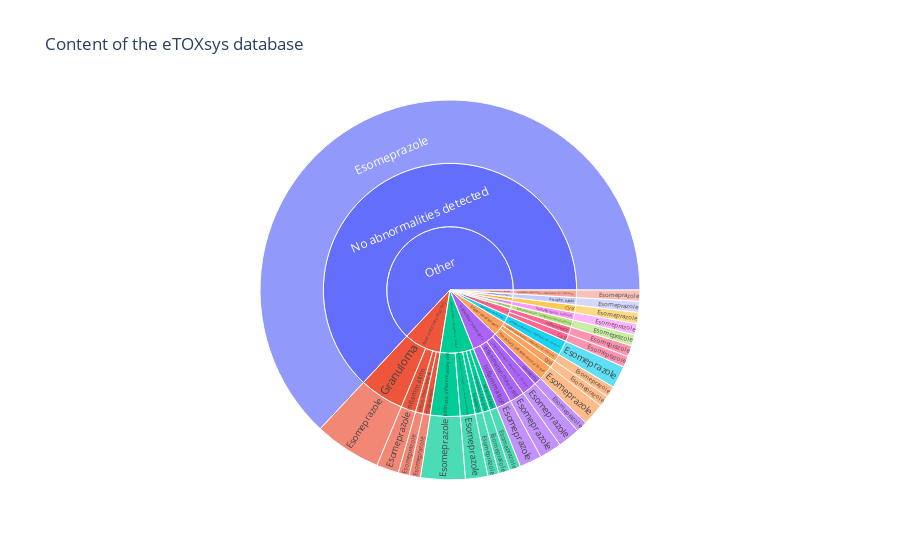

Notebook source saved alongside this figure:
### Markdown cell above
# 6. Visualize the data using a heatmap

Using seaborn to visualize the content of the various databases. Note that we have to think about ways to easier compare the various results.

### Code cell
services = api.Services().get()

def get_service_name(id):
    for service in services:
        if service['address'].lower().startswith('/' + id.lower()):
            return service['description']

    
i = 1
#for source in system.keys():
if True:
    source = 'etoxsyspa'
    title = get_service_name(source)
    data = dict(socs=[], findings=[], compounds=[], values=[])
    for study in studies:
        if source.startswith(study['source'].lower()):
            if study['FINDING']['finding'] is not None:                 
                data['socs'].append(study['FINDING']['__soc'])
                data['findings'].append(study['FINDING']['finding'])
                data['compounds'].append(study['COMPOUND']['name'])
                data['values'].append(study['FINDING']['count'])
    print(len(data['values']))
    fig=px.sunburst(data, path=['socs', 'findings', 'compounds'], values='values', title=title)
    fig.show()

### Figure 1 — Plotly figure (JSON) as saved in the notebook; plotly's stock layout.template omitted (floating-point values rounded to 4 significant figures)
{"data": [{"branchvalues": "total", "domain": {"x": [0, 1], "y": [0, 1]}, "hovertemplate": "labels=%{label}<br>value=%{value}<br>parent=%{parent}<br>id=%{id}<extra></extra>", "ids": ["Endocrine disorders/Accessory, adrenal cortical tissue/Esomeprazole", "Respiratory, thoracic and mediastinal disorders/Aggregation, alveolar macrophages: terminal bronchioles/alveoli/Esomeprazole", "Reproductive system and breast disorders/Atrophy, tubule/Esomeprazole", "Endocrine disorders/Cyst/Esomeprazole", "General disorders and administration site conditions/Cyst/Esomeprazole", "Neoplasms benign, malignant and unspecified (incl cysts and polyps)/Cyst/Esomeprazole", "Hepatobiliary disorders/Granuloma/Esomeprazole", "Renal and urinary disorders/Granuloma/Esomeprazole", "Respiratory, thoracic and mediastinal disorders/Granuloma/Esomeprazole", "Respiratory, thoracic and mediastinal disorders/Granuloma, parasitic/Esomeprazole", "Renal and urinary disorders/Infiltrate, inflammatory cell/Esomeprazole", "Respiratory, thoracic and mediastinal disorders/Infiltrate, inflammatory cell/Esomeprazole", "General disorders and administration site conditions/Inflammation/Esomeprazole", "Hepatobiliary disorders/Inflammation/Esomeprazole", "Renal and urinary disorders/Inflammation/Esomeprazole", "Eye disorders/Inflammation, lymphohistioplasmacytic/Esomeprazole", "Hepatobiliary disorders/Inflammation, mixed-cell/Esomeprazole", "Endocrine disorders/Lymphohistioplasmacytic inflammatory cell infiltration/Esomeprazole", "Gastrointestinal disorders/Lymphohistioplasmacytic inflammatory cell infiltration/Esomeprazole", "Hepatobiliary disorders/Lymphohistioplasmacytic inflammatory cell infiltration/Esomeprazole", "Skin and subcutaneous tissue disorders/Lymphohistioplasmacytic inflammatory cell infiltration/Esomeprazole", "Renal and urinary disorders/Mineralization/Esomeprazole", "Respiratory, thoracic and mediastinal disorders/Mineralization/Esomeprazole", "Other/No abnormalities detected/Esomeprazole", "Infections and infestations/Reduced sperm, luminal/Esomeprazole", "Endocrine disorders/Accessory, adrenal cortical tissue", "Respiratory, thoracic and mediastinal disorders/Aggregation, alveolar macrophages: terminal bronchioles/alveoli", "Reproductive system and breast disorders/Atrophy, tubule", "Endocrine disorders/Cyst", "General disorders and administration site conditions/Cyst", "Neoplasms benign, malignant and unspecified (incl cysts and polyps)/Cyst", "Hepatobiliary disorders/Granuloma", "Renal and urinary disorders/Granuloma", "Respiratory, thoracic and mediastinal disorders/Granuloma", "Respiratory, thoracic and mediastinal disorders/Granuloma, parasitic", "Renal and urinary disorders/Infiltrate, inflammatory cell", "Respiratory, thoracic and mediastinal disorders/Infiltrate, inflammatory cell", "General disorders and administration site conditions/Inflammation", "Hepatobiliary disorders/Inflammation", "Renal and urinary disorders/Inflammation", "Eye disorders/Inflammation, lymphohistioplasmacytic", "Hepatobiliary disorders/Inflammation, mixed-cell", "Endocrine disorders/Lymphohistioplasmacytic inflammatory cell infiltration", "Gastrointestinal disorders/Lymphohistioplasmacytic inflammatory cell infiltration", "Hepatobiliary disorders/Lymphohistioplasmacytic inflammatory cell infiltration", "Skin and subcutaneous tissue disorders/Lymphohistioplasmacytic inflammatory cell infiltration", "Renal and urinary disorders/Mineralization", "Respiratory, thoracic and mediastinal disorders/Mineralization", "Other/No abnormalities detected", "Infections and infestations/Reduced sperm, luminal", "Endocrine disorders", "Eye disorders", "Gastrointestinal disorders", "General disorders and administration site conditions", "Hepatobiliary disorders", "Infections and infestations", "Neoplasms benign, malignant and unspecified (incl cysts and polyps)", "Other", "Renal and urinary disorders", "Reproductive system and breast disorders", "Respiratory, thoracic and mediastinal disorders", "Skin and subcutaneous tissue disorders"], "labels": ["Esomeprazole", "Esomeprazole", "Esomeprazole", "Esomeprazole", "Esomeprazole", "Esomeprazole", "Esomeprazole", "Esomeprazole", "Esomeprazole", "Esomeprazole", "Esomeprazole", "Esomeprazole", "Esomeprazole", "Esomeprazole", "Esomeprazole", "Esomeprazole", "Esomeprazole", "Esomeprazole", "Esomeprazole", "Esomeprazole", "Esomeprazole", "Esomeprazole", "Esomeprazole", "Esomeprazole", "Esomeprazole", "Accessory, adrenal cortical tissue", "Aggregation, alveolar macrophages: terminal bronchioles/alveoli", "Atrophy, tubule", "Cyst", "Cyst", "Cyst", "Granuloma", "Granuloma", "Granuloma", "Granuloma, parasitic", "Infiltrate, inflammatory cell", "Infiltrate, inflammatory cell", "Inflammation", "Inflammation", "Inflammation", "Inflammation, lymphohistioplasmacytic", "Inflammation, mixed-cell", "Lymphohistioplasmacytic inflammatory cell infiltration", "Lymphohistioplasmacytic inflammatory cell infiltration", "Lymphohistioplasmacytic inflammatory cell infiltration", "Lymphohistioplasmacytic inflammatory cell infiltration", "Mineralization", "Mineralization", "No abnormalities detected", "Reduced sperm, luminal", "Endocrine disorders", "Eye disorders", "Gastrointestinal disorders", "General disorders and administration site conditions", "Hepatobiliary disorders", "Infections and infestations", "Neoplasms benign, malignant and unspecified (incl cysts and polyps)", "Other", "Renal and urinary disorders", "Reproductive system and breast disorders", "Respiratory, thoracic and mediastinal disorders", "Skin and subcutaneous tissue disorders"], "name": "", "parents": ["Endocrine disorders/Accessory, adrenal cortical tissue", "Respiratory, thoracic and mediastinal disorders/Aggregation, alveolar macrophages: terminal bronchioles/alveoli", "Reproductive system and breast disorders/Atrophy, tubule", "Endocrine disorders/Cyst", "General disorders and administration site conditions/Cyst", "Neoplasms benign, malignant and unspecified (incl cysts and polyps)/Cyst", "Hepatobiliary disorders/Granuloma", "Renal and urinary disorders/Granuloma", "Respiratory, thoracic and mediastinal disorders/Granuloma", "Respiratory, thoracic and mediastinal disorders/Granuloma, parasitic", "Renal and urinary disorders/Infiltrate, inflammatory cell", "Respiratory, thoracic and mediastinal disorders/Infiltrate, inflammatory cell", "General disorders and administration site conditions/Inflammation", "Hepatobiliary disorders/Inflammation", "Renal and urinary disorders/Inflammation", "Eye disorders/Inflammation, lymphohistioplasmacytic", "Hepatobiliary disorders/Inflammation, mixed-cell", "Endocrine disorders/Lymphohistioplasmacytic inflammatory cell infiltration", "Gastrointestinal disorders/Lymphohistioplasmacytic inflammatory cell infiltration", "Hepatobiliary disorders/Lymphohistioplasmacytic inflammatory cell infiltration", "Skin and subcutaneous tissue disorders/Lymphohistioplasmacytic inflammatory cell infiltration", "Renal and urinary disorders/Mineralization", "Respiratory, thoracic and mediastinal disorders/Mineralization", "Other/No abnormalities detected", "Infections and infestations/Reduced sperm, luminal", "Endocrine disorders", "Respiratory, thoracic and mediastinal disorders", "Reproductive system and breast disorders", "Endocrine disorders", "General disorders and administration site conditions", "Neoplasms benign, malignant and unspecified (incl cysts and polyps)", "Hepatobiliary disorders", "Renal and urinary disorders", "Respiratory, thoracic and mediastinal disorders", "Respiratory, thoracic and mediastinal disorders", "Renal and urinary disorders", "Respiratory, thoracic and mediastinal disorders", "General disorders and administration site conditions", "Hepatobiliary disorders", "Renal and urinary disorders", "Eye disorders", "Hepatobiliary disorders", "Endocrine disorders", "Gastrointestinal disorders", "Hepatobiliary disorders", "Skin and subcutaneous tissue disorders", "Renal and urinary disorders", "Respiratory, thoracic and mediastinal disorders", "Other", "Infections and infestations", "", "", "", "", "", "", "", "", "", "", "", ""], "type": "sunburst", "values": [4, 4, 2, 2, 2, 2, 2, 12, 2, 2, 2, 8, 2, 4, 4, 2, 4, 2, 4, 4, 2, 2, 2, 133, 2, 4, 4, 2, 2, 2, 2, 2, 12, 2, 2, 2, 8, 2, 4, 4, 2, 4, 2, 4, 4, 2, 2, 2, 133, 2, 8, 2, 4, 4, 14, 2, 2, 133, 20, 2, 18, 2]}], "layout": {"legend": {"tracegroupgap": 0}, "title": {"text": "Content of the eTOXsys database"}}}
